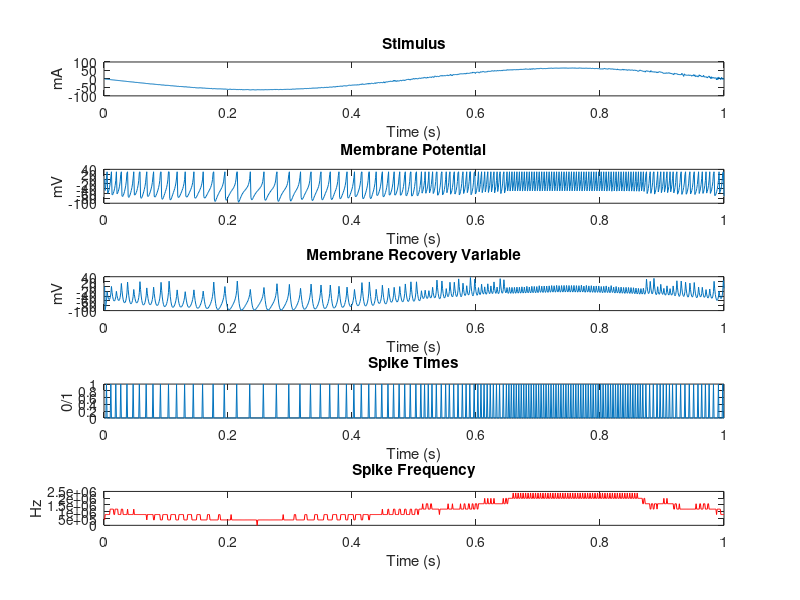

Reproduce this figure in MATLAB.
%% ARBITRARY FORCING OF IZHIKEVICH SPIKING NEURON MODEL 
%  COPYWRITE: ANDREW HANSEN, 2015
%  BRANDEIS UNIVERSITY

%% 1. SIMULATION PARAMETERS (PLAY AROUND WITH THESE)

clc;
clear all;
close all;

sim_bnd = [0, 1]; % Initialize simulation time interval (seconds)
sim_res = 0.001; % Initialize simulation time sample resolution (seconds)
sim_smp = sim_bnd(2)/sim_res; % Initialize simulation time sample quanta (samples)
time = linspace(sim_res, sim_bnd(2), sim_smp); % Initialize sim time vector (seconds)

%% 2. MODEL PARAMETERS (PICK YOUR PREFERRED NEURON MODEL)

n = 16; % Set Izhikevich model parameters

p = [ 00.020,  00.200, -65.000,  06.000,  14.000;... % 01. Tonic spiking
      00.020,  00.250, -65.000,  06.000,  00.500;... % 02. Phasic spiking
      00.020,  00.200, -50.000,  02.000,  15.000;... % 03. Tonic bursting
      00.020,  00.250, -55.000,  00.050,  00.600;... % 04. Phasic bursting
      00.020,  00.200, -55.000,  04.000,  10.000;... % 05. Mixed-mode
      00.010,  00.200, -65.000,  08.000,  30.000;... % 06. Spike frequency adaptation
      00.020, -00.100, -55.000,  06.000,  00.000;... % 07. Class 1
      00.200,  00.260, -65.000,  00.000,  00.000;... % 08. Class 2
      00.020,  00.200, -65.000,  06.000,  07.000;... % 09. Spike latency
      00.050,  00.260, -60.000,  00.000,  00.000;... % 10. Subthreshold oscillations
      00.100,  00.260, -60.000, -01.000,  00.000;... % 11. Resonator
      00.020, -00.100, -55.000,  06.000,  00.000;... % 12. Integrator
      00.030,  00.250, -60.000,  04.000,  00.000;... % 13. Rebound spike
      00.030,  00.250, -52.000,  00.000,  00.000;... % 14. Rebound burst
      00.030,  00.250, -60.000,  04.000,  00.000;... % 15. Threshold variability
      01.000,  01.500, -60.000,  00.000, -65.000;... % 16. Bistability
      01.000,  00.200, -60.000, -21.000,  00.000;... % 17. DAP
      00.020,  01.000, -55.000,  04.000,  00.000;... % 18. Accomodation
     -00.020, -01.000, -60.000,  08.000,  80.000;... % 19. Inhibition-induced spiking
     -00.026, -01.000, -45.000,  00.000,  80.000];   % 20. Inhibition-induced bursting

%% 3. MEMBRANE TIME PARAMETERS

V_time = zeros(size(time)); % Allocate membrane potential time vector memory
U_time = V_time;            % Allocate membrane recovery variable time vector memory
V = -70;                    % Initial membrane potential
U = p(n, 2)*V;              % Initial membrane recovery
spike = V_time;             % Allocate spike vector memory
spike_time = V_time;        % Allocate spike time vector memory
spike_freq =  V_time;       % Allocate spike time vector memory

%% 4. STIMULUS

%  A. STIMULUS TIME SERIES (ALTER stim_bnd TO ALTER INJECTION CURRENT START/END)
stim_bnd = [0, 1]; % Initialize forcing signal generation time (seconds)
stim_int = diff(stim_bnd); % Initialize forcing signal time interval (seconds)
stim_smp = stim_int/sim_res; % Initialize forcing signal time sample quanta (samples)
stim = linspace(sim_res, stim_int, stim_smp); % Initialize forcing signal time vector values

%  B. STIMULUS AMPLITUDE (PLAY AROUND WITH amp AND amp_damp)
amp = [1, 1]; % Initialize carrier signal amplitude (mA)
amp_damp = 0; % Initialize terminal carrier signal dampening (mA)
% (BELOW) Initialize carrier signal amplitude vector values (mA)
amp = (linspace(amp(1), amp(2), stim_smp) + p(n, 5)).*exp(amp_damp*stim);

%  C. STIMULUS FREQUENCY (PLAY AROUND WITH freq_bnd AND freq_damp)
freq_bnd = [1, 1]; % Initialize carrier signal frequency (Hz)
freq_damp = 0; % Initialize terminal carrier signal dampening (Hz)
% (BELOW) Initialize carrier signal frequency vector values (Hz)
freq = (2*pi*linspace(freq_bnd(1), freq_bnd(2), stim_smp)).*exp(freq_damp*stim);;

%  D. STIMULUS PHASE (PLAY AROUND WITH phase_offset)
phase_offset = (2*pi/360)*0; % Convert initial forcing signal phase offset (degrees)
% Initialize carrier signal phase vector values (degrees)
phase = cumsum(freq)/sim_res; % Initialize carrier signal phase vector values (degrees)

%  E. STIMULUS NOISE (PLAY AROUND WITH amp_noise AND freq_noise)
% (BELOW) Initialize carrier signal amplitude noise vector values (percent)
amp_noise = amp.*randn(1, stim_smp)*0.01;
% (BELOW) Initialize carrier signal frequency noise vector values (percent)
freq_noise = freq.*randn(1, stim_smp)*0.01;

%  F. STIMULUS WAVEFORM GENERATION
stim = (amp + amp_noise).*sin((freq + freq_noise).*stim + phase_offset);
stim = [zeros(1, stim_bnd(1)/sim_res), stim, zeros(1, (sim_bnd(2) - stim_bnd(2))/sim_res)];

%% 5. SIMULATION

%  A. EXECUTION
for t = 1 : length(time) - 1
    
    V = V + 0.25*(0.04*V^2 + 5*V + 140 - U + stim(t));
    U = U + 0.25*p(n, 1)*(p(n, 2)*V - U);
    
    if V > 30                   % If there is a spike
       V_time(t + 1) = 30;      % Generate peak
       V = p(n, 3);             % Reset membrane voltage to c
       U = U + p(n, 4);         % Membrane recovery variable increment
       spike(t) = 1;            % Record spike
       spike_time(t) = time(t); % Record spike time
       spike_stim(t) = stim(t);
    else
        V_time(t + 1) = V;
    end;
    U_time(t + 1) = U;
end;

%  B. ANALYSIS
% (BELOW) Calculate spike train frequency
spike_freq = [0 sim_smp.*diff(spike)];
spike_freq = cumsum(spike_freq)/sim_res;
% (BELOW) Convolve spike train using gaussian kernel
sigma = 1;
x = [-0.1: 0.01 : 0.1];
k = exp(-(x/sigma).^2/2)/(sigma*sqrt(2*pi));
spike_freq = conv(spike_freq, k);
spike_freq = spike_freq(floor(length(k)/2) : end - ceil(length(k)/2));

%% OUTPUT

% (BELOW) Plot simulation variables
figure();
subplot(5, 1, 1); plot(time, stim);
title('Stimulus'); xlabel('Time (s)'); ylabel('mA');
subplot(5, 1, 2); plot(time, V_time);
title('Membrane Potential'); xlabel('Time (s)'); ylabel('mV');
subplot(5, 1, 3); plot(time, U_time);
title('Membrane Recovery Variable'); xlabel('Time (s)'); ylabel('mV');
subplot(5, 1, 4); plot(time, spike);
title('Spike Times'); xlabel('Time (s)'); ylabel('0/1');
subplot(5, 1, 5); plot(time, spike_freq, 'r');
title('Spike Frequency'); xlabel('Time (s)'); ylabel('Hz');
